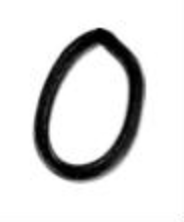
%> input picture images/q3_3/0.png, 184 x 222 px; its folder holds only this picture in this run
$ octave real_world_testing.m   (GNU Octave 9; MATLAB toolbox functions it lacks are replaced by stand-ins)
%> lines starting %> are read from the running program, lines starting %| are printed output that depends on the picture
### matlab/conv_layer_forward.m
function [output] = conv_layer_forward(input, layer, param)
% Conv layer forward
% input: struct with input data
% layer: convolution layer struct
% param: weights for the convolution layer

% output:

h_in = input.height;
w_in = input.width;
c = input.channel;
batch_size = input.batch_size;
k = layer.k;
pad = layer.pad;
stride = layer.stride;
num = layer.num;
% resolve output shape
h_out = (h_in + 2*pad - k) / stride + 1;
w_out = (w_in + 2*pad - k) / stride + 1;

assert(h_out == floor(h_out), 'h_out is not integer')
assert(w_out == floor(w_out), 'w_out is not integer')
input_n.height = h_in;
input_n.width = w_in;
input_n.channel = c;

% Iterate over the each image in the batch, compute response,
% Fill in the output datastructure with data, and the shape.
output.height = h_out;
output.width = w_out;
output.channel = num;
output.batch_size = batch_size;
output.data = zeros([h_out * w_out, num, batch_size]);

for b = 1 : batch_size
    input_n.data = input.data(:, b);
    im_2_col = im2col_conv(input_n, layer, h_out, w_out);
    im_2_col = reshape(im_2_col, [k * k * c, h_out * w_out]);

    output.data(:, :, b) = im_2_col' * param.w + param.b;
end

output.data = reshape(output.data, [h_out * w_out * num, batch_size]);

end

### matlab/relu_forward.m
function [output] = relu_forward(input)
output.height = input.height;
output.width = input.width;
output.channel = input.channel;
output.batch_size = input.batch_size;

output.data = max(input.data, 0);

end

### matlab/pooling_layer_forward.m
function [output] = pooling_layer_forward(input, layer)

    h_in = input.height;
    w_in = input.width;
    c = input.channel;
    batch_size = input.batch_size;
    k = layer.k;
    pad = layer.pad;
    stride = layer.stride;

    h_out = (h_in + 2*pad - k) / stride + 1;
    w_out = (w_in + 2*pad - k) / stride + 1;


    output.height = h_out;
    output.width = w_out;
    output.channel = c;
    output.batch_size = batch_size;

    output.data = zeros([h_out, w_out, c, batch_size]);

    for b = 1 : batch_size
        data = reshape(input.data(:, b), [h_in, w_in, c]);
        data = padarray(data, [pad, pad]);

        for h = 1 : h_out
            for w = 1 : w_out
                kernel = data((h - 1) * stride + 1: (h - 1) * stride + k, (w - 1) * stride + 1: (w - 1) * stride + k, :);
                output.data(h, w, :, b) = max(max(kernel));
            end
        end
    end

    output.data = reshape(output.data, [h_out * w_out * c, batch_size]);

end

### matlab/inner_product_forward.m
function [output] = inner_product_forward(input, layer, param)

d = size(input.data, 1);
k = size(input.data, 2); % batch size
n = size(param.w, 2);

output.height = input.height;   % height
output.width = input.width;     % width
output.channel = input.channel; % channel
output.batch_size = k;          % batch size
output.data = param.w' * input.data + param.b';

end

### matlab/convnet_forward.m
function [output, P] = convnet_forward(params, layers, data)
    l = length(layers);
    %batch_size = layers{1}.batch_size;
    assert(strcmp(layers{1}.type, 'DATA') == 1, 'first layer must be data layer');
    output{1}.data = data;
    output{1}.height = layers{1}.height;
    output{1}.width = layers{1}.width;
    output{1}.channel = layers{1}.channel;
    output{1}.batch_size = layers{1}.batch_size;
    output{1}.diff = 0;
    for i = 2:l-1
        switch layers{i}.type
            case 'CONV'
                output{i} = conv_layer_forward(output{i-1}, layers{i}, params{i-1});
            case 'POOLING'
                output{i} = pooling_layer_forward(output{i-1}, layers{i});
            case 'IP'
                output{i} = inner_product_forward(output{i-1}, layers{i}, params{i-1});
            case 'RELU'
                output{i} = relu_forward(output{i-1});
            case 'ELU'
                output{i} = elu_forward(output{i-1}, layers{i});
        end
    end
    if nargout > 1
        W = bsxfun(@plus, params{l-1}.w * output{l-1}.data, params{l-1}.b);
        W = [W; zeros(1, size(W, 2))];
        W=bsxfun(@minus, W, max(W));
        W=exp(W);

        % Convert to Probabilities by normalizing
        P=bsxfun(@rdivide, W, sum(W));
    end
end

### matlab/get_lenet.m
function layers = get_lenet()

    layers{1}.type = 'DATA';
    layers{1}.height = 28;
    layers{1}.width = 28;
    layers{1}.channel = 1;
    layers{1}.batch_size = 100;

    layers{2}.type = 'CONV';
    layers{2}.num = 20;
    layers{2}.k = 5;
    layers{2}.stride = 1;
    layers{2}.pad = 0;
    layers{2}.group = 1;

    layers{3}.type = 'RELU';

    layers{4}.type = 'POOLING';
    layers{4}.k = 2;
    layers{4}.stride = 2;
    layers{4}.pad = 0;


    layers{5}.type = 'CONV';
    layers{5}.k = 5;
    layers{5}.stride = 1;
    layers{5}.pad = 0;
    layers{5}.group = 1;
    layers{5}.num = 50;

    layers{6}.type = 'RELU';

    layers{7}.type = 'POOLING';
    layers{7}.k = 2;
    layers{7}.stride = 2;
    layers{7}.pad = 0;

    layers{8}.type = 'IP';
    layers{8}.num = 500;
    layers{8}.init_type = 'uniform';

    layers{9}.type = 'RELU';

    layers{10}.type = 'LOSS';
    layers{10}.num = 10;

end

### matlab/real_world_testing.m
layers = get_lenet();
load lenet.mat

path = '../images/q3_3/';
images = dir([path '*.png']);

trueValue = [1, 2, 3, 7, 8];

layers{1}.batch_size = 1;
for i = 1 : size(images, 1)
    img = imread([path images(i).name]);
%> img is the input picture: size 222x184x3 uint8; min 0, max 255, mean 221.5

    if (size(img, 3) == 3)
        img = rgb2gray(img);
%> img: size 222x184 uint8
    end

    img = im2double(imresize(img, [28 28]));
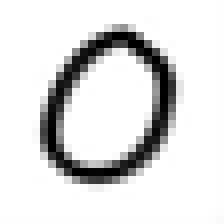
%> img: size 28x28 double (shown 8 times larger); min 0, max 1, mean 0.868
    img = reshape(img', [28 * 28 1]);
%> img = 784 values, max 1 at index 1, min 0 at index 127, mean 0.868

    [output, P] = convnet_forward(params, layers, img);
%> the loop in convnet_forward, `for i = 2:l-1` made 8 passes
%> after the loop in convnet_forward, `for i = 2:l-1`: output = 9 items
%> in convnet_forward, `W = bsxfun(@plus, params{l-1}.w * output{l-1}.data, params{l-1}.b);`: W = [2.1; -6.85; 7.24; 11.51; 0.977; -0.0839; -2.11; -8.56; 12.63]
%> in convnet_forward, `W=bsxfun(@minus, W, max(W));`: W = [-10.53; -19.48; -5.39; -1.12; -11.65; -12.71; -14.74; -21.19; 0; -12.63]
%> in convnet_forward, `W=exp(W);`: W = [2.67e-05; 3.47e-09; 0.00455; 0.328; 8.7e-06; 3.01e-06; 3.96e-07; 6.29e-10; 1; 3.28e-06]
%> in convnet_forward, `P=bsxfun(@rdivide, W, sum(W));`: P = [2.01e-05; 2.6e-09; 0.00342; 0.246; 6.53e-06; 2.26e-06; 2.97e-07; 4.72e-10; 0.751; 2.46e-06]
%> output = 9 items
    [M, ypred] = max(P);
%> M = 0.751; ypred = 9

    disp('True Class:');
    disp(trueValue(i));
    disp('Predicted Class:');
    disp(ypred);
%| 9
    disp('----------------');

end
